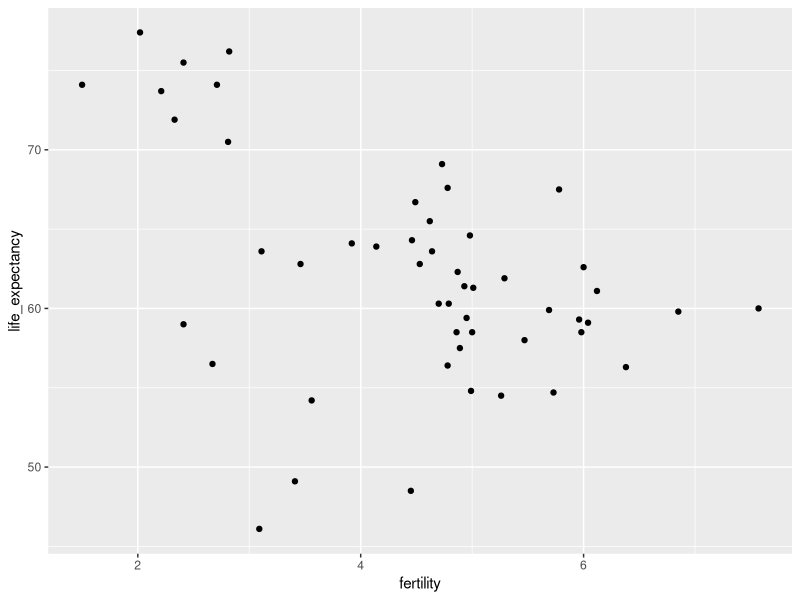

The R source for this figure:
# Instructions
# The Gapminder Foundation (www.gapminder.org) is a non-profit organization based in Sweden 
# that promotes global development through the use of statistics that can help reduce 
# misconceptions about global development.

# Instructions
# Using ggplot and the points layer, create a scatter plot of life expectancy versus fertility 
# for the African continent in 2012. 
# This means that fertility should be plotted on the x-axis and life expectancy on the y-axis.

# Remember that you can use the R console to explore the gapminder dataset 
# to figure out the names of the columns in the dataframe.

# In this exercise we provide parts of code to get you going. 
# You need to fill out what is missing. But note that going forward, 
# in the next exercises, you will be required to write most of the code.

library(dplyr)
library(ggplot2)
library(dslabs)
data(gapminder)

##filtra os dados para a África em 2012 e cria um gráfico de dispersão de fertilidade vs expectativa de vida
gapminder %>% filter(continent == "Africa" & year == 2012) %>%
  ggplot(aes(fertility, life_expectancy)) +
  geom_point()
